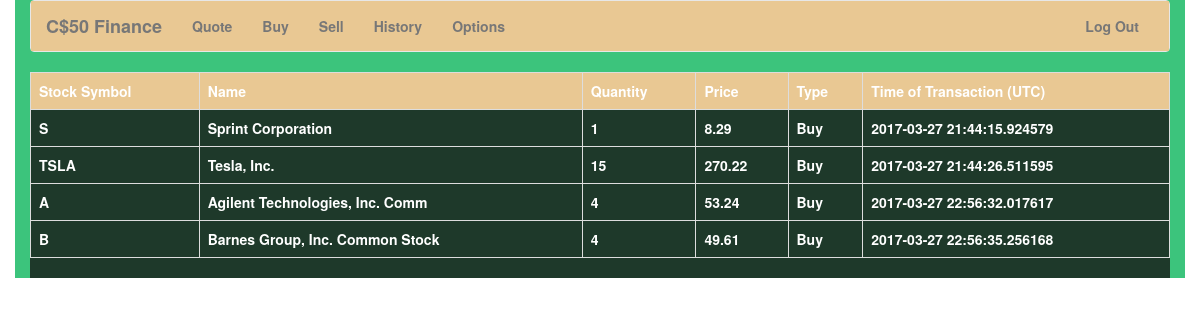
The app's page /history (signed in) with its own data.
### tables this page shows
CREATE TABLE 'purchase_history' ('id' INTEGER PRIMARY KEY AUTOINCREMENT NOT NULL, 'username' TEXT NOT NULL, 'symbol' TEXT NOT NULL, 'name' TEXT NOT NULL, 'quantity' INTEGER NOT NULL, 'price' REAL NOT NULL, 'time_and_date' DATETIME NOT NULL DEFAULT CURRENT_TIMESTAMP, 'type' TEXT NOT NULL);

### application.py (the view)
@app.route("/history")
@login_required
def history():
    username = db.execute("SELECT username FROM users WHERE id=:userid", userid=session["user_id"])
    username = username[0]["username"]
    history = db.execute("SELECT * FROM purchase_history WHERE username=:username", username=username)
    l = len(history)
    return render_template("history.html", history=history, l=l)

### helpers.py (called while the page is built)
def login_required(f):
    @wraps(f)
    def decorated_function(*args, **kwargs):
        if session.get("user_id") is None:
            return redirect(url_for("login", next=request.url))
        return f(*args, **kwargs)
    return decorated_function

### templates/history.html (shortened to what this page needs)
{% extends "layout.html" %}
{% block main %}
    <div class="table-responsive">
       <table class="table table-bordered">
        <TR class="light bold">
            <TD>Stock Symbol</TD>
            <TD>Name</TD>
            <TD>Quantity</TD>
            <TD>Price</TD>
            <TD>Type</TD>
            <TD>Time of Transaction (UTC)</TD>
        </TR>
    {% for i in range(0, l) %}
        <TR>
            <TD>{{ history[i]['symbol'] }}</TD>
            <TD>{{ history[i]['name'] }}</TD>
            <TD>{{ history[i]['quantity'] }}</TD>
            <TD>{{ history[i]['price'] }} </TD>
            <TD>{{ history[i]['type'] }}</TD>
            <TD>{{ history[i]['time_and_date'] }}</TD>
        </TR>
    {% endfor %}
       </table>
    </div>
{% endblock %}

### templates/layout.html (shortened to what this page needs)
<!DOCTYPE html>
<html lang="en">
    <head>
        <link href="https://maxcdn.bootstrapcdn.com/bootstrap/3.3.7/css/bootstrap.min.css" rel="stylesheet"/>
        <link href="{{ url_for('static', filename='styles.css') }}" rel="stylesheet"/>
    </head>
    <body>
        <div class="container electric">
            <nav class="navbar navbar-default">
                <div class="container-fluid light bold">
                    <div class="navbar-header">
                        <a class="navbar-brand" href="{{ url_for('index') }}"><span class="blue">C</span><span class="red">$</span><span class="yellow">5</span><span class="green">0</span> <span class="red">Finance</span></a>
                    </div>
                    <div class="collapse navbar-collapse" id="navbar">
                        {% if session.user_id %}
                            <ul class="nav navbar-nav">
                                <li><a href="{{ url_for('quote') }}">Quote</a></li>
                                <li><a href="{{ url_for('buy') }}">Buy</a></li>
                                <li><a href="{{ url_for('sell') }}">Sell</a></li>
                                <li><a href="{{ url_for('history') }}">History</a></li>
                                <li><a href="{{ url_for('options') }}">Options</a></li>
                            </ul>
                            <ul class="nav navbar-nav navbar-right">
                                <li><a href="{{ url_for('logout') }}">Log Out</a></li>
                            </ul>
                        {% else %}
                            <ul class="nav navbar-nav navbar-right">
                                <li><a href="{{ url_for('register') }}">Register</a></li>
                                <li><a href="{{ url_for('login') }}">Log In</a></li>
                            </ul>
                        {% endif %}
                    </div>
                </div>
            </nav>
            <main class="forest w bold">
                {% block main %}{% endblock %}
            </main>
        </div>
    </body>
</html>

### static/styles.css (style rules this page uses)
.container { margin-left: auto; margin-right: auto; text-align: center; }
main td { text-align: left; }
.bold { font-weight: 900; }
.electric { background: #3CC47C; }
.forest { background: #1E392A; }
.light { background: #E9C893; }
.w { color: white; }

### records on screen
purchase_history: symbol "S", name "Sprint Corporation", quantity "1", price "8.29", type "Buy", time_and_date "2017-03-27 21:44:15.924579"
purchase_history: symbol "TSLA", name "Tesla, Inc.", quantity "15", price "270.22", type "Buy", time_and_date "2017-03-27 21:44:26.511595"
purchase_history: symbol "A", name "Agilent Technologies, Inc. Comm", quantity "4", price "53.24", type "Buy", time_and_date "2017-03-27 22:56:32.017617"
purchase_history: symbol "B", name "Barnes Group, Inc. Common Stock", quantity "4", price "49.61", type "Buy", time_and_date "2017-03-27 22:56:35.256168"
